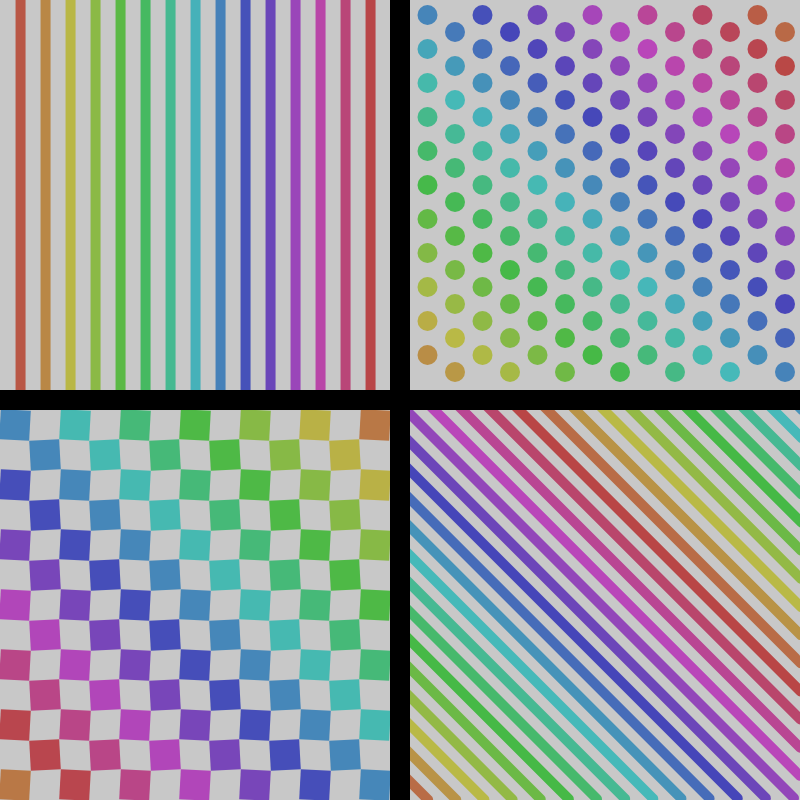
Frame 1 (no input)
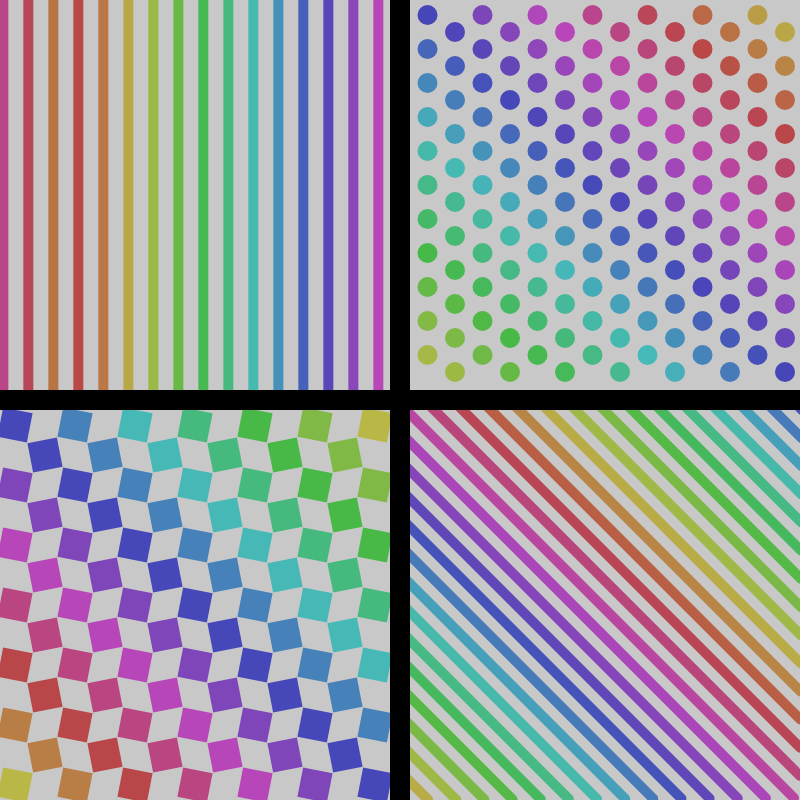
Frame 60 (no input)
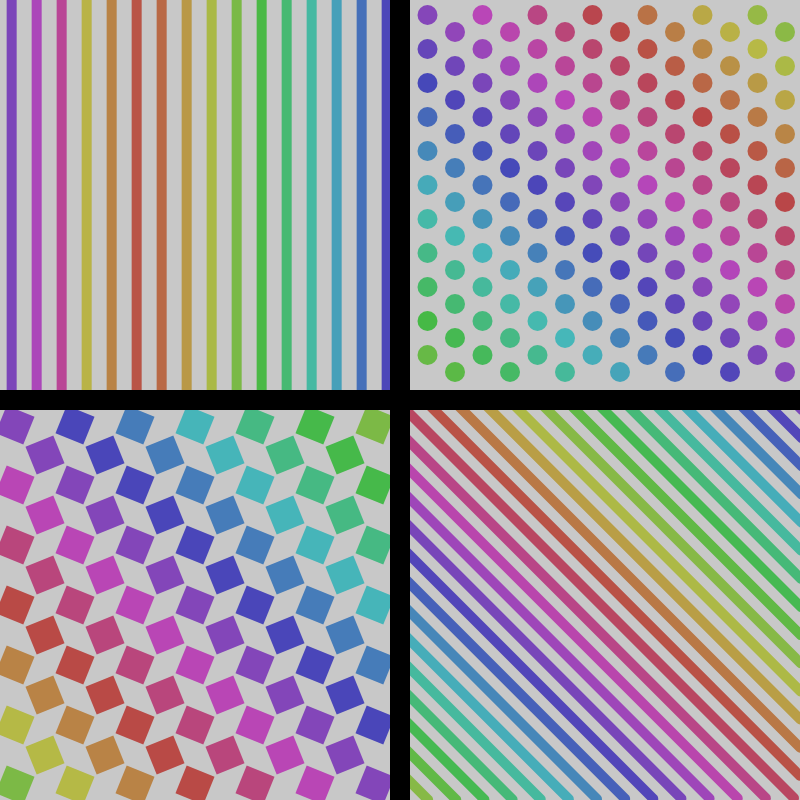
Frame 120 (the mouse pressed at the canvas centre since frame 60)

The p5.js sketch that drew these frames (run headless with seeded random() and noise() and a simulated clock; from frame 60 on, the mouse is pressed at the canvas centre):

// p5.js sketch
// ── sketch.js
let offset = 0;

function setup() {
  createCanvas(800, 800);
  background(200);
}

function draw() {

  // Some time offset
  offset += deltaTime / 30;

  // Clear background
  colorMode('rgb');
  background(200);

  // Top left quadrant
  colorMode('hsl');
  strokeWeight(10);
  for (let i = 20; i < width / 2; i += 25) {
    stroke(Math.abs(Math.floor(i - 10 - offset)) % 360, 45, 50);
    // stroke(Math.floor(i - 10 + offset) % 360, 45, 50); // Static color
    // line((i + offset) % (width / 2), 0, i, height / 2 - 10); // Trippy 
    line((i + offset) % (width / 2), 0, (i + offset) % (width / 2), height / 2 - 10);
  }

  // Top right quadrant
  colorMode('hsl');
  noStroke();
  for (let y = 15; y < height / 2 - 15; y += 17) {
    if (y % 2 === 0) {
      for (let x = width / 2; x < width; x += 55) {
        fill(Math.abs(Math.floor((- x + y) / 2 - offset)) % 360, 45, 50);
        circle(x, y, 20);
      }
    } else {
      for (let x = width / 2 + 27.5; x < width; x += 55) {
        fill(Math.abs(Math.floor((- x + y) / 2 - offset)) % 360, 45, 50);
        circle(x, y, 20);
      }
    }
  }

  // Bottom left quadrant
  colorMode('hsl');
  noStroke();
  for (let y = height / 2 + 10; y < height; y += 30) {
    for (let x = 0; x < width / 2 - 10; x += 30) {
      if (((y / 10) % 2 === 1) !== ((x / 10) % 2 === 1)) {
        fill(Math.abs(Math.floor((x - y) / 2 - offset)) % 360, 45, 50);
        push();
        translate(x + 15, y + 15)
        rotate((y / 10) % 2 === 1 ? offset / 10 : -offset / 10);
        square(-15, -15, 30)
        pop();
      }
    }
  }

  // Bottom right quadrant
  colorMode('hsl');
  strokeWeight(10);
  // Pythagorean theorem
  let hypotenuse = sqrt(Math.pow(height / 2, 2) + Math.pow(width / 2, 2))
  for (let i = 0; i < hypotenuse; i += 20) {
    stroke(Math.floor(i + offset) % 360, 45, 50);
    if (i === 0) { stroke(i % 360, 0, 50) }
    let x = Math.cos(PI / 4) * i
    let y = Math.sin(PI / 4) * i
    
    if (i < hypotenuse / 2 ) {
      elongate = i * 0.70
    } else { 
      elongate =  200 - (i - (hypotenuse / 2)) * 0.7
    }
    line((width / 2) + x - elongate, height - y - elongate, (width / 2) + x + elongate, height + elongate - y);
  }

  colorMode('rgb');
  strokeWeight(20);
  stroke(0);
  line(width / 2, 0, width / 2, height);
  line(0, height / 2, width, height / 2);
}
